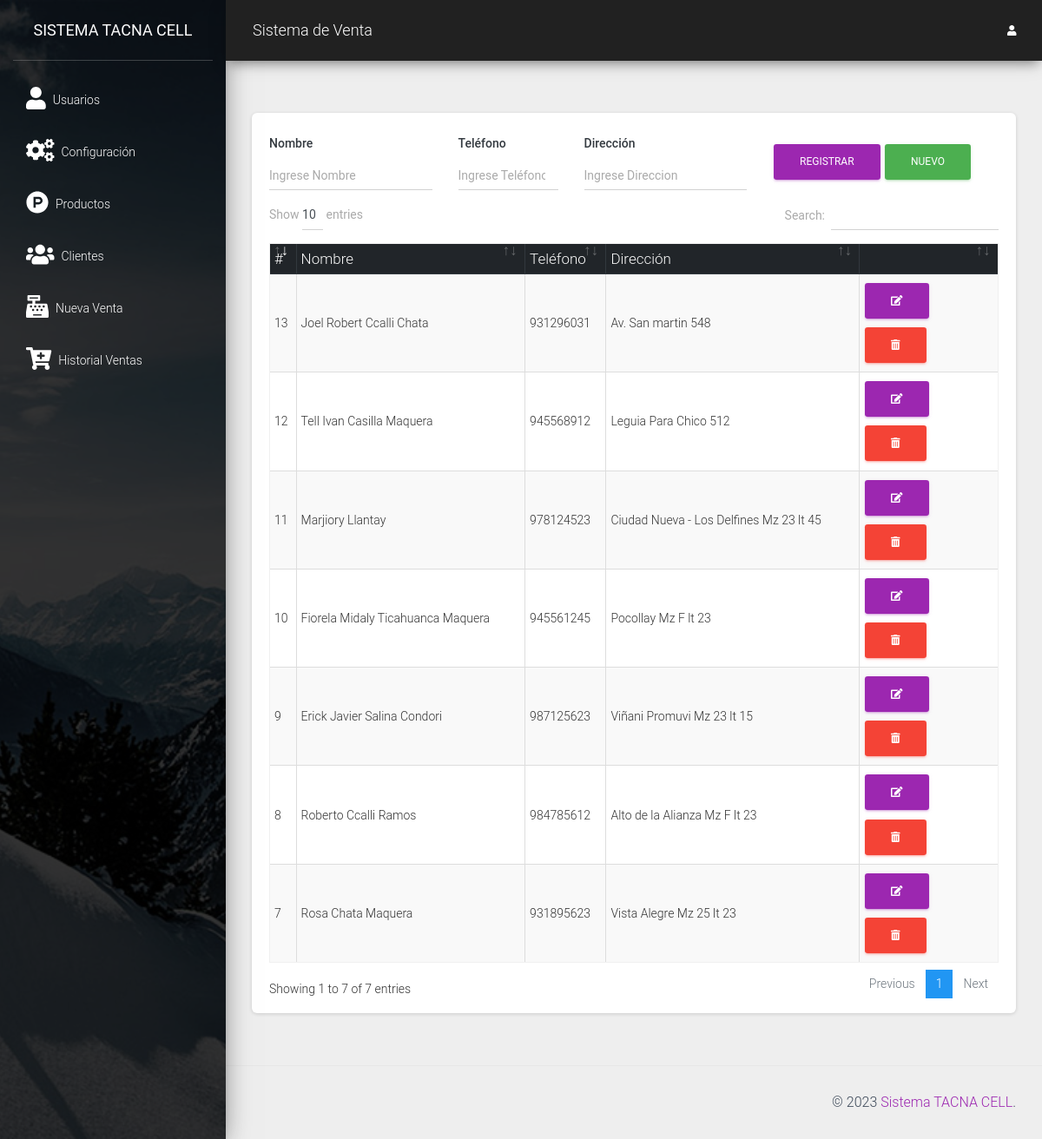
Screenshot of /src/clientes.php (signed in) with the database file from the repository.
### tables this page shows
CREATE TABLE IF NOT EXISTS `cliente` (
  `idcliente` int(11) NOT NULL AUTO_INCREMENT,
  `nombre` varchar(100) NOT NULL,
  `telefono` varchar(15) NOT NULL,
  `direccion` varchar(200) NOT NULL,
  PRIMARY KEY (`idcliente`)
);

### src/clientes.php (the view, shortened to what this page needs)
<?php
include_once "includes/header.php";
?>
<div class="card">
    <div class="card-body">
        <div class="row">
            <div class="col-md-12">
                <form action="" method="post" autocomplete="off" id="formulario">
                    <div class="row">
                        <div class="col-md-3">
                            <div class="form-group">
                                <label for="nombre" class="text-dark font-weight-bold">Nombre</label>
                                <input type="text" placeholder="Ingrese Nombre" name="nombre" id="nombre" class="form-control">
                            </div>
                        </div>
                        <div class="col-md-2">
                            <div class="form-group">
                                <label for="telefono" class="text-dark font-weight-bold">Teléfono</label>
                                <input type="number" placeholder="Ingrese Teléfono" name="telefono" id="telefono" class="form-control">
                            </div>
                        </div>
                        <div class="col-md-3">
                            <div class="form-group">
                                <label for="direccion" class="text-dark font-weight-bold">Dirección</label>
                                <input type="text" placeholder="Ingrese Direccion" name="direccion" id="direccion" class="form-control">
                            </div>
                        </div>
                        <div class="col-md-4 mt-3">
                            <input type="submit" value="Registrar" class="btn btn-primary" id="btnAccion">
                            <input type="button" value="Nuevo" class="btn btn-success" id="btnNuevo" onclick="limpiar()">
                        </div>
                    </div>
                </form>
            </div>
            <div class="col-md-12">
                <div class="table-responsive">
                    <table class="table table-striped table-bordered" id="tbl">
                        <thead class="thead-dark">
                            <tr>
                                <th>#</th>
                                <th>Nombre</th>
                                <th>Teléfono</th>
                                <th>Dirección</th>
                                <th></th>
                            </tr>
                        </thead>
                        <tbody>
                            <?php
                            include "../conexion.php";
                            $query = mysqli_query($conexion, "SELECT * FROM cliente");
                            $result = mysqli_num_rows($query);
                            if ($result > 0) {
                                while ($data = mysqli_fetch_assoc($query)) { ?>
                                    <tr>
                                        <td><?php echo $data['idcliente']; ?></td>
                                        <td><?php echo $data['nombre']; ?></td>
                                        <td><?php echo $data['telefono']; ?></td>
                                        <td><?php echo $data['direccion']; ?></td>
                                        <td>
                                            <a href="#" onclick="editarCliente(<?php echo $data['idcliente']; ?>)" class="btn btn-primary"><i class='fas fa-edit'></i></a>
                                            <form action="eliminar_cliente.php?id=<?php echo $data['idcliente']; ?>" method="post" class="confirmar d-inline">
                                                <button class="btn btn-danger" type="submit"><i class='fas fa-trash-alt'></i> </button>
                                            </form>
                                        </td>
                                    </tr>
                            <?php }
                            } ?>
                        </tbody>
                    </table>
                </div>
            </div>
        </div>
    </div>
</div>
<?php include_once "includes/footer.php"; ?>

### src/includes/header.php (shortened to what this page needs)
<!DOCTYPE html>
<html lang="en">
<head>
    <link href="../assets/css/material-dashboard.css" rel="stylesheet" />
    <link href="../assets/css/dataTables.bootstrap4.min.css" rel="stylesheet" />
    <link rel="stylesheet" href="../assets/js/jquery-ui/jquery-ui.min.css">
</head>
<body>
    <div class="wrapper ">
        <div class="sidebar" data-color="purple" data-background-color="black" data-image="../assets/img/sidebar-1.jpg">
            <div class="logo"><a href="./" class="simple-text logo-normal">
                    Sistema TACNA CELL
                </a></div>
            <div class="sidebar-wrapper">
                <ul class="nav">
                    <li class="nav-item">
                        <a class="nav-link d-flex" href="usuarios.php">
                            <i class="fas fa-user mr-2 fa-2x"></i>
                            <p> Usuarios</p>
                        </a>
                    </li>
                    <li class="nav-item">
                        <a class="nav-link d-flex" href="config.php">
                            <i class="fas fa-cogs mr-2 fa-2x"></i>
                            <p> Configuración</p>
                        </a>
                    </li>
                    <li class="nav-item">
                        <a class="nav-link d-flex" href="productos.php">
                            <i class="fab fa-product-hunt mr-2 fa-2x"></i>
                            <p> Productos</p>
                        </a>
                    </li>
                    <li class="nav-item">
                        <a class="nav-link d-flex" href="clientes.php">
                            <i class=" fas fa-users mr-2 fa-2x"></i>
                            <p> Clientes</p>
                        </a>
                    </li>
                    <li class="nav-item">
                        <a class="nav-link d-flex" href="ventas.php">
                            <i class="fas fa-cash-register mr-2 fa-2x"></i>
                            <p> Nueva Venta</p>
                        </a>
                    </li>
                    <li class="nav-item">
                        <a class="nav-link d-flex" href="lista_ventas.php">
                            <i class="fas fa-cart-plus mr-2 fa-2x"></i>
                            <p> Historial Ventas</p>
                        </a>
                    </li>
                </ul>
            </div>
        </div>
        <div class="main-panel">
            <nav class="navbar navbar-expand-lg navbar-absolute fixed-top bg-dark">
                <div class="container-fluid">
                    <div class="navbar-wrapper">
                        <a class="navbar-brand" href="javascript:;">Sistema de Venta</a>
                    </div>
                    <div class="collapse navbar-collapse justify-content-end">
                        <ul class="navbar-nav">
                            <li class="nav-item dropdown">
                                <a class="nav-link" href="javascript:;" id="navbarDropdownProfile" data-toggle="dropdown" aria-haspopup="true" aria-expanded="false">
                                    <i class="fas fa-user"></i>
                                </a>
                            </li>
                        </ul>
                    </div>
                </div>
            </nav>
            <div class="content">
                <div class="container-fluid">

### src/includes/footer.php (shortened to what this page needs)
</div>
</div>
<footer class="footer">
    <div class="container-fluid">
        <div class="copyright float-right">
            &copy;
            <a href="#" target="_blank">Sistema TACNA CELL</a>.
        </div>
    </div>
</footer>
</div>
</div>
</body>
</html>

### rows the page displays
cliente: idcliente "7", nombre "Rosa Chata Maquera", telefono "931895623", direccion "Vista Alegre Mz 25 lt 23"
cliente: idcliente "8", nombre "Roberto Ccalli Ramos", telefono "984785612", direccion "Alto de la Alianza Mz F lt 23"
cliente: idcliente "9", nombre "Erick Javier Salina Condori", telefono "987125623", direccion "Viñani Promuvi Mz 23 lt 15"
cliente: idcliente "10", nombre "Fiorela Midaly Ticahuanca Maquera", telefono "945561245", direccion "Pocollay Mz F lt 23"
cliente: idcliente "11", nombre "Marjiory Llantay", telefono "978124523", direccion "Ciudad Nueva - Los Delfines Mz 23 lt 45"
cliente: idcliente "12", nombre "Tell Ivan Casilla Maquera", telefono "945568912", direccion "Leguia Para Chico 512"
cliente: idcliente "13", nombre "Joel Robert Ccalli Chata", telefono "931296031", direccion "Av. San martin 548"
